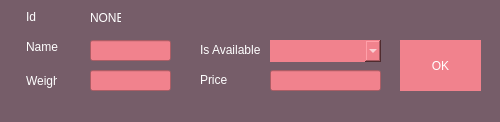
<?xml version="1.0" encoding="UTF-8"?>
<ui version="4.0">
 <class>Widget</class>
 <widget class="QWidget" name="Widget">
  <property name="geometry">
   <rect>
    <x>0</x>
    <y>0</y>
    <width>500</width>
    <height>122</height>
   </rect>
  </property>
  <property name="palette">
   <palette>
    <active>
     <colorrole role="WindowText">
      <brush brushstyle="SolidPattern">
       <color alpha="255">
        <red>255</red>
        <green>255</green>
        <blue>255</blue>
       </color>
      </brush>
     </colorrole>
     <colorrole role="Button">
      <brush brushstyle="SolidPattern">
       <color alpha="255">
        <red>118</red>
        <green>93</green>
        <blue>105</blue>
       </color>
      </brush>
     </colorrole>
     <colorrole role="Text">
      <brush brushstyle="SolidPattern">
       <color alpha="255">
        <red>255</red>
        <green>255</green>
        <blue>255</blue>
       </color>
      </brush>
     </colorrole>
     <colorrole role="ButtonText">
      <brush brushstyle="SolidPattern">
       <color alpha="255">
        <red>255</red>
        <green>255</green>
        <blue>255</blue>
       </color>
      </brush>
     </colorrole>
     <colorrole role="Base">
      <brush brushstyle="SolidPattern">
       <color alpha="255">
        <red>118</red>
        <green>93</green>
        <blue>105</blue>
       </color>
      </brush>
     </colorrole>
     <colorrole role="Window">
      <brush brushstyle="SolidPattern">
       <color alpha="255">
        <red>118</red>
        <green>93</green>
        <blue>105</blue>
       </color>
      </brush>
     </colorrole>
    </active>
    <inactive>
     <colorrole role="WindowText">
      <brush brushstyle="SolidPattern">
       <color alpha="255">
        <red>255</red>
        <green>255</green>
        <blue>255</blue>
       </color>
      </brush>
     </colorrole>
     <colorrole role="Button">
      <brush brushstyle="SolidPattern">
       <color alpha="255">
        <red>118</red>
        <green>93</green>
        <blue>105</blue>
       </color>
      </brush>
     </colorrole>
     <colorrole role="Text">
      <brush brushstyle="SolidPattern">
       <color alpha="255">
        <red>255</red>
        <green>255</green>
        <blue>255</blue>
       </color>
      </brush>
     </colorrole>
     <colorrole role="ButtonText">
      <brush brushstyle="SolidPattern">
       <color alpha="255">
        <red>255</red>
        <green>255</green>
        <blue>255</blue>
       </color>
      </brush>
     </colorrole>
     <colorrole role="Base">
      <brush brushstyle="SolidPattern">
       <color alpha="255">
        <red>118</red>
        <green>93</green>
        <blue>105</blue>
       </color>
      </brush>
     </colorrole>
     <colorrole role="Window">
      <brush brushstyle="SolidPattern">
       <color alpha="255">
        <red>118</red>
        <green>93</green>
        <blue>105</blue>
       </color>
      </brush>
     </colorrole>
    </inactive>
    <disabled>
     <colorrole role="WindowText">
      <brush brushstyle="SolidPattern">
       <color alpha="255">
        <red>255</red>
        <green>255</green>
        <blue>255</blue>
       </color>
      </brush>
     </colorrole>
     <colorrole role="Button">
      <brush brushstyle="SolidPattern">
       <color alpha="255">
        <red>118</red>
        <green>93</green>
        <blue>105</blue>
       </color>
      </brush>
     </colorrole>
     <colorrole role="Text">
      <brush brushstyle="SolidPattern">
       <color alpha="255">
        <red>255</red>
        <green>255</green>
        <blue>255</blue>
       </color>
      </brush>
     </colorrole>
     <colorrole role="ButtonText">
      <brush brushstyle="SolidPattern">
       <color alpha="255">
        <red>255</red>
        <green>255</green>
        <blue>255</blue>
       </color>
      </brush>
     </colorrole>
     <colorrole role="Base">
      <brush brushstyle="SolidPattern">
       <color alpha="255">
        <red>118</red>
        <green>93</green>
        <blue>105</blue>
       </color>
      </brush>
     </colorrole>
     <colorrole role="Window">
      <brush brushstyle="SolidPattern">
       <color alpha="255">
        <red>118</red>
        <green>93</green>
        <blue>105</blue>
       </color>
      </brush>
     </colorrole>
    </disabled>
   </palette>
  </property>
  <property name="windowTitle">
   <string>Widget</string>
  </property>
  <property name="styleSheet">
   <string notr="true">QWidget {
	background-color: #765D69;
	color: white
}

QPushButton {
	background-color: #F1828D;
	color: white;
	border: none;
}

QPushButton:hover {
	background-color: #FCD08A;
	color: white
}

QLabel {
	color: white;
}

QComboBox {
	border: none;
	background-color: #F1828D;
	color: white;
	font-weight: bold;
	padding: 5px;
}

QLineEdit {
	background-color: #F1828D;
	color: white;
}

</string>
  </property>
  <widget class="QLineEdit" name="weight_line">
   <property name="geometry">
    <rect>
     <x>90</x>
     <y>70</y>
     <width>81</width>
     <height>21</height>
    </rect>
   </property>
  </widget>
  <widget class="QComboBox" name="is_available_combo">
   <property name="geometry">
    <rect>
     <x>270</x>
     <y>40</y>
     <width>111</width>
     <height>22</height>
    </rect>
   </property>
  </widget>
  <widget class="QLabel" name="is_free_label">
   <property name="geometry">
    <rect>
     <x>200</x>
     <y>40</y>
     <width>61</width>
     <height>20</height>
    </rect>
   </property>
   <property name="text">
    <string>Is Available</string>
   </property>
  </widget>
  <widget class="QLabel" name="id_title_label">
   <property name="geometry">
    <rect>
     <x>26</x>
     <y>10</y>
     <width>47</width>
     <height>13</height>
    </rect>
   </property>
   <property name="text">
    <string>Id</string>
   </property>
  </widget>
  <widget class="QPushButton" name="ok_btn">
   <property name="geometry">
    <rect>
     <x>400</x>
     <y>40</y>
     <width>81</width>
     <height>51</height>
    </rect>
   </property>
   <property name="text">
    <string>OK</string>
   </property>
  </widget>
  <widget class="QLabel" name="abount_label">
   <property name="geometry">
    <rect>
     <x>26</x>
     <y>60</y>
     <width>31</width>
     <height>41</height>
    </rect>
   </property>
   <property name="text">
    <string>Weight</string>
   </property>
  </widget>
  <widget class="QLabel" name="id_label">
   <property name="geometry">
    <rect>
     <x>90</x>
     <y>10</y>
     <width>31</width>
     <height>16</height>
    </rect>
   </property>
   <property name="text">
    <string>NONE</string>
   </property>
  </widget>
  <widget class="QLabel" name="price_label">
   <property name="geometry">
    <rect>
     <x>200</x>
     <y>70</y>
     <width>31</width>
     <height>20</height>
    </rect>
   </property>
   <property name="text">
    <string>Price</string>
   </property>
  </widget>
  <widget class="QLineEdit" name="price_line">
   <property name="geometry">
    <rect>
     <x>270</x>
     <y>70</y>
     <width>111</width>
     <height>21</height>
    </rect>
   </property>
  </widget>
  <widget class="QLabel" name="name_label">
   <property name="geometry">
    <rect>
     <x>26</x>
     <y>40</y>
     <width>47</width>
     <height>13</height>
    </rect>
   </property>
   <property name="text">
    <string>Name</string>
   </property>
  </widget>
  <widget class="QLineEdit" name="name_line">
   <property name="geometry">
    <rect>
     <x>90</x>
     <y>40</y>
     <width>81</width>
     <height>21</height>
    </rect>
   </property>
  </widget>
 </widget>
 <resources/>
 <connections/>
</ui>
